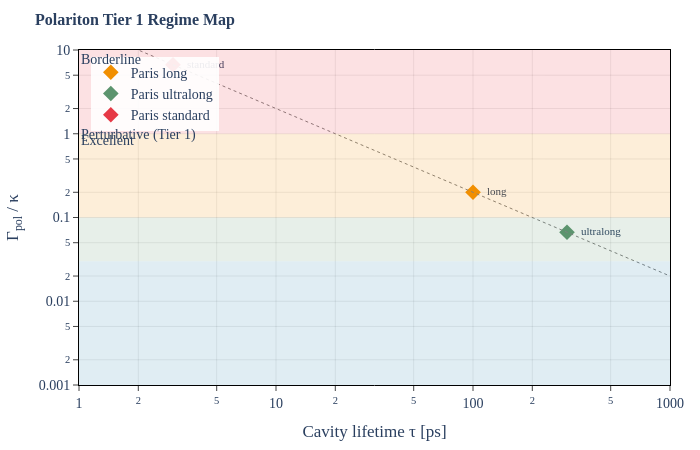

Notebook cell for this chart:
### Code cell
# viz-ref: fig_polariton_regime_map
fig = fig_polariton_regime_map()
fig.show()

### Figure 1 — Plotly figure (JSON) as saved in the notebook; plotly's stock layout.template omitted (floating-point values rounded to 4 significant figures)
{"data": [{"marker": {"color": "#F18F01", "size": 12, "symbol": "diamond"}, "mode": "markers+text", "name": "Paris long", "text": ["  long"], "textfont": {"size": 11}, "textposition": "middle right", "type": "scatter", "x": [100.0], "y": [0.2]}, {"marker": {"color": "#5C946E", "size": 12, "symbol": "diamond"}, "mode": "markers+text", "name": "Paris ultralong", "text": ["  ultralong"], "textfont": {"size": 11}, "textposition": "middle right", "type": "scatter", "x": [300.0], "y": [0.0666]}, {"marker": {"color": "#E63946", "size": 12, "symbol": "diamond"}, "mode": "markers+text", "name": "Paris standard", "text": ["  standard"], "textfont": {"size": 11}, "textposition": "middle right", "type": "scatter", "x": [3.0], "y": [6.66]}, {"line": {"color": "grey", "dash": "dot", "width": 1}, "mode": "lines", "name": "Γ_pol/κ = 1/(τκ)", "showlegend": false, "type": "scatter", "x": [1.0, 1.072, 1.15, 1.233, 1.322, 1.417, 1.52, 1.63, 1.748, 1.874, 2.009, 2.154, 2.31, 2.477, 2.656, 2.848, 3.054, 3.275, 3.511, 3.765, 4.037, 4.329, 4.642, 4.977, 5.337, 5.722, 6.136, 6.579, 7.055, 7.565, 8.111, 8.697, 9.326, 10.0, 10.72, 11.5, 12.33, 13.22, 14.17, 15.2, 16.3, 17.48, 18.74, 20.09, 21.54, 23.1, 24.77, 26.56, 28.48, 30.54, 32.75, 35.11, 37.65, 40.37, 43.29, 46.42, 49.77, 53.37, 57.22, 61.36, 65.79, 70.55, 75.65, 81.11, 86.97, 93.26, 100.0, 107.2, 115.0, 123.3, 132.2, 141.7, 152.0, 163.0, 174.8, 187.4, 200.9, 215.4, 231.0, 247.7, 265.6, 284.8, 305.4, 327.5, 351.1, 376.5, 403.7, 432.9, 464.2, 497.7, 533.7, 572.2, 613.6, 657.9, 705.5, 756.5, 811.1, 869.7, 932.6, 1000.0], "y": [20.0, 18.65, 17.39, 16.22, 15.13, 14.11, 13.16, 12.27, 11.44, 10.67, 9.954, 9.283, 8.658, 8.074, 7.53, 7.022, 6.549, 6.108, 5.696, 5.312, 4.954, 4.62, 4.309, 4.018, 3.748, 3.495, 3.26, 3.04, 2.835, 2.644, 2.466, 2.3, 2.145, 2.0, 1.865, 1.739, 1.622, 1.513, 1.411, 1.316, 1.227, 1.144, 1.067, 0.9954, 0.9283, 0.8658, 0.8074, 0.753, 0.7022, 0.6549, 0.6108, 0.5696, 0.5312, 0.4954, 0.462, 0.4309, 0.4018, 0.3748, 0.3495, 0.326, 0.304, 0.2835, 0.2644, 0.2466, 0.23, 0.2145, 0.2, 0.1865, 0.1739, 0.1622, 0.1513, 0.1411, 0.1316, 0.1227, 0.1144, 0.1067, 0.09954, 0.09283, 0.08658, 0.08074, 0.0753, 0.07022, 0.06549, 0.06108, 0.05696, 0.05312, 0.04954, 0.0462, 0.04309, 0.04018, 0.03748, 0.03495, 0.0326, 0.0304, 0.02835, 0.02644, 0.02466, 0.023, 0.02145, 0.02]}], "layout": {"annotations": [{"showarrow": false, "text": "Intractable", "x": 0, "xanchor": "left", "xref": "x domain", "y": 10, "yanchor": "top", "yref": "y"}, {"showarrow": false, "text": "Borderline", "x": 0, "xanchor": "left", "xref": "x domain", "y": 1.0, "yanchor": "top", "yref": "y"}, {"showarrow": false, "text": "Perturbative (Tier 1)", "x": 0, "xanchor": "left", "xref": "x domain", "y": 0.1, "yanchor": "top", "yref": "y"}, {"showarrow": false, "text": "Excellent", "x": 0, "xanchor": "left", "xref": "x domain", "y": 0.03, "yanchor": "top", "yref": "y"}], "font": {"family": "CMU Serif, Computer Modern, Times New Roman, serif", "size": 14}, "height": 450, "legend": {"bgcolor": "rgba(255,255,255,0.9)", "x": 0.02, "y": 0.98}, "margin": {"b": 60, "l": 70, "r": 30, "t": 50}, "paper_bgcolor": "white", "plot_bgcolor": "white", "shapes": [{"fillcolor": "rgba(230,57,70,0.15)", "line": {"width": 0}, "type": "rect", "x0": 0, "x1": 1, "xref": "x domain", "y0": 1.0, "y1": 10, "yref": "y"}, {"fillcolor": "rgba(241,143,1,0.15)", "line": {"width": 0}, "type": "rect", "x0": 0, "x1": 1, "xref": "x domain", "y0": 0.1, "y1": 1.0, "yref": "y"}, {"fillcolor": "rgba(92,148,110,0.15)", "line": {"width": 0}, "type": "rect", "x0": 0, "x1": 1, "xref": "x domain", "y0": 0.03, "y1": 0.1, "yref": "y"}, {"fillcolor": "rgba(46,134,171,0.15)", "line": {"width": 0}, "type": "rect", "x0": 0, "x1": 1, "xref": "x domain", "y0": 0.001, "y1": 0.03, "yref": "y"}], "title": {"font": {"family": "CMU Serif, Computer Modern, Times New Roman, serif", "size": 16}, "text": "<b>Polariton Tier 1 Regime Map</b>"}, "width": 700, "xaxis": {"gridcolor": "rgba(0,0,0,0.08)", "linecolor": "black", "linewidth": 1, "mirror": true, "showgrid": true, "showline": true, "ticks": "outside", "title": {"text": "Cavity lifetime τ [ps]"}, "type": "log", "zeroline": true, "zerolinecolor": "rgba(0,0,0,0.2)"}, "yaxis": {"gridcolor": "rgba(0,0,0,0.08)", "linecolor": "black", "linewidth": 1, "mirror": true, "range": [-3.0, 1.0], "showgrid": true, "showline": true, "ticks": "outside", "title": {"text": "Γ<sub>pol</sub> / κ"}, "type": "log", "zeroline": true, "zerolinecolor": "rgba(0,0,0,0.2)"}}}
